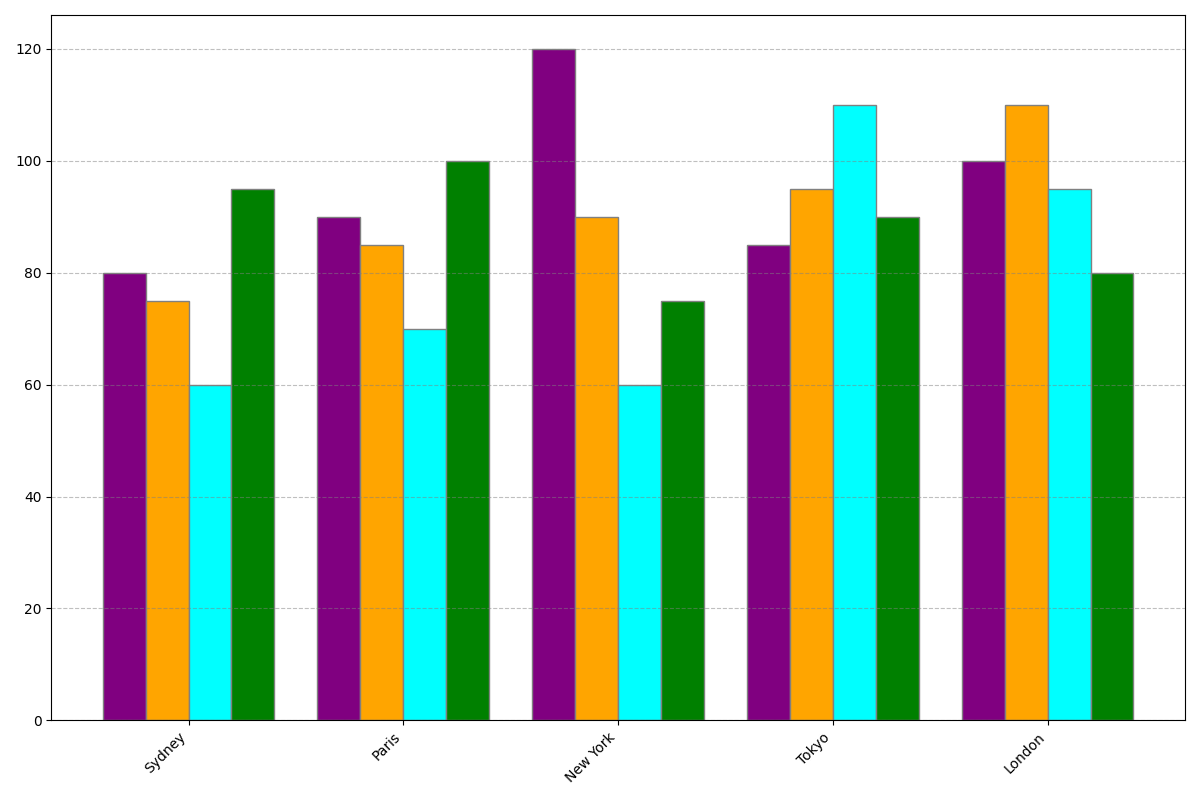

Reproduce this figure in Python.
import matplotlib.pyplot as plt
import numpy as np

cities = ['Sydney', 'Paris', 'New York', 'Tokyo', 'London']
cuisines = ['Italian', 'Chinese', 'Indian', 'French']

data = np.array([
    [80, 75, 60, 95],
    [90, 85, 70, 100],
    [120, 90, 60, 75],
    [85, 95, 110, 90],
    [100, 110, 95, 80]
])

sums = data.sum(axis=1)
sorted_indices = np.argsort(sums)

cities = [cities[i] for i in sorted_indices]
data = data[sorted_indices]

fig, ax = plt.subplots(figsize=(12, 8))

bar_width = 0.2
r = np.arange(len(cities))
colors = ['purple', 'orange', 'cyan', 'green']

for i in range(len(cuisines)):
    ax.bar(r + i * bar_width, data[:, i], width=bar_width, color=colors[i], edgecolor='grey')

ax.set_xticks(r + 1.5 * bar_width)
ax.set_xticklabels(cities, rotation=45, ha='right', fontsize=10)

ax.yaxis.grid(True, linestyle='--', which='major', color='grey', alpha=0.5)

plt.tight_layout()
plt.show()
